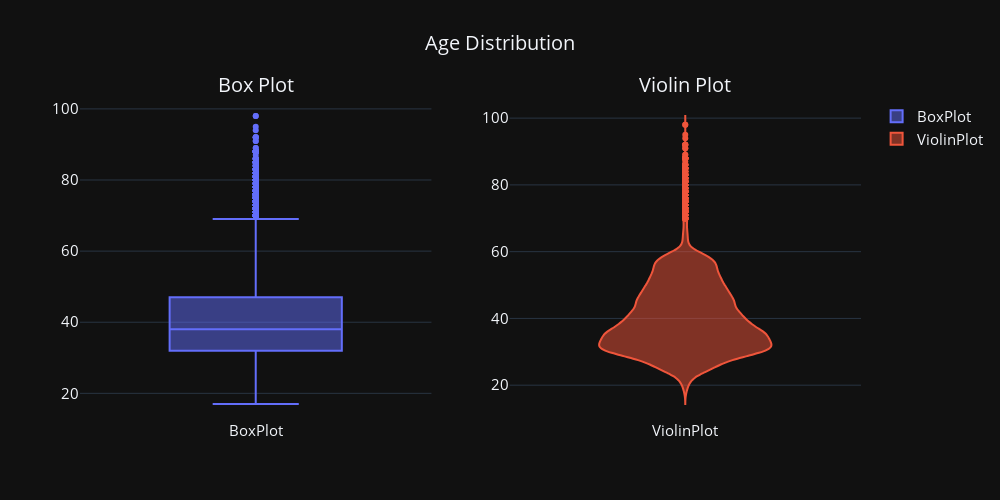

Notebook code for this chart:
### Code cell
fig = make_subplots(rows=1, cols=2, subplot_titles=("Box Plot", "Violin Plot"))
fig.add_trace(
    go.Box(y=data['age'], name='BoxPlot'),
    row=1, col=1
)
fig.add_trace(
    go.Violin(y=data['age'], name='ViolinPlot'),
    row=1, col=2
)
fig.update_layout(
    title_text='Age Distribution',
    title_x=0.5,
    title_font=dict(size=20),
    font=dict(size=15),
    width=1000,
    height=500,
    template='plotly_dark'
)
fig.update_annotations(font=dict(size=20))
fig.show()

### Figure 1 — Plotly figure (JSON) as saved in the notebook; plotly's stock layout.template omitted (floating-point values rounded to 4 significant figures; data arrays with more than 128 entries replaced by an {"elided": "..."} marker saying what was removed)
{"data": [{"name": "BoxPlot", "type": "box", "xaxis": "x", "y": {"elided": "41174 int values"}, "yaxis": "y"}, {"name": "ViolinPlot", "type": "violin", "xaxis": "x2", "y": {"elided": "41174 int values"}, "yaxis": "y2"}], "layout": {"annotations": [{"font": {"size": 20}, "showarrow": false, "text": "Box Plot", "x": 0.225, "xanchor": "center", "xref": "paper", "y": 1.0, "yanchor": "bottom", "yref": "paper"}, {"font": {"size": 20}, "showarrow": false, "text": "Violin Plot", "x": 0.775, "xanchor": "center", "xref": "paper", "y": 1.0, "yanchor": "bottom", "yref": "paper"}], "font": {"size": 15}, "height": 500, "title": {"font": {"size": 20}, "text": "Age Distribution", "x": 0.5}, "width": 1000, "xaxis": {"anchor": "y", "domain": [0.0, 0.45]}, "xaxis2": {"anchor": "y2", "domain": [0.55, 1.0]}, "yaxis": {"anchor": "x", "domain": [0.0, 1.0]}, "yaxis2": {"anchor": "x2", "domain": [0.0, 1.0]}}}
